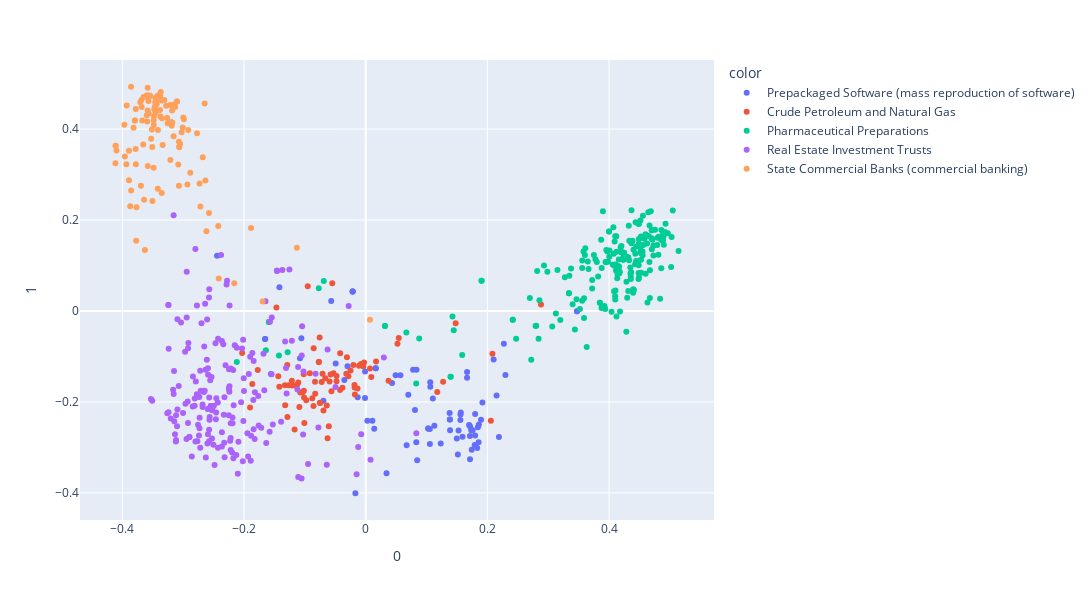

The code cell stored with this chart in its notebook:
### Code cell
from sklearn.decomposition import PCA
from sklearn.cluster import KMeans
import plotly.express as px

# Referenced from my CSCD25 course
def visualize_pca(vectors, index):
    multi_index = pd.MultiIndex.from_frame(index, names=["name", "industry"])
    
    pca = PCA(n_components = 50)
    pca_embedding = pca.fit_transform(vectors)
    pca_embedding = pd.DataFrame(pca_embedding, index = multi_index)
    
    fig = px.scatter(pca_embedding, x =0 , y = 1, hover_data={"name": pca_embedding.index.get_level_values(0),
                                                              "industry": pca_embedding.index.get_level_values(1)},
                     color = pca_embedding.index.get_level_values(1), width=1200, height=600)
    fig.show()
    
    return [pca, pca_embedding]

plot_pca = visualize_pca(embeddings, df.loc[:,["name","SIC_desc"]])

### Figure 1 — Plotly figure (JSON) as saved in the notebook; plotly's stock layout.template omitted (floating-point values rounded to 4 significant figures; data arrays with more than 128 entries replaced by an {"elided": "..."} marker saying what was removed)
{"data": [{"customdata": {"elided": "80x2 str values"}, "hovertemplate": "color=Prepackaged Software (mass reproduction of software)<br>0=%{x}<br>1=%{y}<br>name=%{customdata[0]}<br>industry=%{customdata[1]}<extra></extra>", "legendgroup": "Prepackaged Software (mass reproduction of software)", "marker": {"color": "#636efa", "symbol": "circle"}, "mode": "markers", "name": "Prepackaged Software (mass reproduction of software)", "orientation": "v", "showlegend": true, "type": "scatter", "x": [0.08461, 0.1833, 0.1743, 0.1054, -0.06953, 0.1556, 0.01656, 0.01656, 0.01406, 0.1591, 0.1233, 0.1104, 0.06728, 0.002722, -0.0567, 0.1666, -0.001136, -0.03507, -0.04933, 0.1716, 0.1799, 0.1861, 0.3473, 0.3473, 0.1027, 0.1027, -0.1653, -0.1653, 0.1715, 0.2297, 0.1515, 0.1791, -0.01321, 0.1129, 0.08353, 0.1798, 0.07791, 0.1526, -0.02147, -0.02147, -0.02147, -0.1419, -0.01697, 0.05713, 0.01094, 0.1379, 0.1558, 0.219, 0.1061, -0.1081, -0.1057, 0.1714, -0.0299, 0.1855, 0.2103, 0.08318, 0.1919, 0.1759, 0.1387, 0.1895, 0.2271, 0.08097, -0.2444, 0.1844, 0.2151, 0.07008, 0.1497, 0.04917, 0.04331, 0.17, 0.1055, 0.03421, -0.1558, 0.1666, 0.1384, 0.1384, 0.1564, -0.001029, 0.1062, 0.1735], "xaxis": "x", "y": [-0.3282, -0.3011, -0.305, -0.2592, -0.1975, -0.2397, -0.1258, -0.1258, -0.2588, -0.2766, -0.2914, -0.1922, -0.2954, -0.2414, 0.02214, -0.1343, -0.1912, -0.152, -0.1155, -0.2539, -0.2735, -0.2498, -0.0007148, -0.0007148, -0.2585, -0.2585, -0.06146, -0.06146, -0.3259, -0.1409, -0.3154, -0.2944, -0.1896, -0.2522, -0.1291, -0.2267, -0.1292, -0.2629, 0.04284, 0.04284, 0.04284, 0.05213, -0.4007, -0.1412, -0.2413, -0.2245, -0.2274, -0.2772, -0.1566, -0.1042, -0.06005, -0.2748, -0.1216, -0.2888, -0.1065, -0.2884, -0.201, -0.2622, -0.2621, -0.239, -0.07179, -0.2179, 0.1215, -0.2558, -0.1858, -0.1842, -0.2802, -0.1416, -0.1585, -0.2507, -0.2925, -0.3568, -0.1387, -0.147, -0.2384, -0.2384, -0.2233, -0.1332, -0.1668, -0.2622], "yaxis": "y"}, {"customdata": {"elided": "80x2 str values"}, "hovertemplate": "color=Crude Petroleum and Natural Gas<br>0=%{x}<br>1=%{y}<br>name=%{customdata[0]}<br>industry=%{customdata[1]}<extra></extra>", "legendgroup": "Crude Petroleum and Natural Gas", "marker": {"color": "#EF553B", "symbol": "circle"}, "mode": "markers", "name": "Crude Petroleum and Natural Gas", "orientation": "v", "showlegend": true, "type": "scatter", "x": [-0.06271, -0.07538, 0.2882, -0.1468, -0.1286, 0.009185, -0.05502, 0.2083, -0.109, 0.03748, -0.1019, -0.1169, -0.1324, -0.02027, -0.007892, 0.1272, -0.1108, -0.04216, -0.07492, -0.04793, -0.1289, 0.01706, -0.07574, -0.1901, 0.1478, -0.01822, -0.03823, -0.05634, -0.1127, -0.04798, -0.01838, -0.1863, -0.05284, -0.02489, -0.1016, -0.2031, -0.01781, -0.1209, -0.0135, -0.07088, 0.007125, -0.1328, -0.07705, -0.07705, -0.1214, -0.01097, -0.1266, -0.08334, -0.02844, -0.06067, -0.05944, 0.1176, -0.06639, -0.083, 0.0522, -0.09177, -0.03086, -0.08556, -0.002691, -0.09777, -0.08583, -0.1774, -0.04196, -0.09529, -0.06403, 0.2058, -0.08786, -0.1014, -0.003916, -0.06946, -0.1076, -0.1008, -0.07235, -0.1437, 0.05432, -0.1419, -0.1038, -0.03187, -0.05782, -0.1151], "xaxis": "x", "y": [-0.28, -0.2018, 0.0144, 0.00785, -0.2328, -0.1454, 0.06093, -0.09392, -0.2113, -0.1531, -0.1392, -0.2608, -0.2075, -0.119, -0.1165, -0.1555, -0.1572, -0.1738, -0.2022, -0.1429, -0.1187, -0.1113, -0.05849, -0.2121, -0.02681, -0.1683, -0.1687, -0.1763, -0.1624, -0.1542, -0.1625, -0.1608, -0.137, -0.1307, -0.1752, -0.09244, -0.1834, -0.1636, -0.1706, -0.1378, -0.1262, -0.1635, -0.112, -0.112, -0.1534, -0.1202, -0.1631, -0.1558, -0.1434, -0.2532, -0.1548, -0.1782, -0.148, -0.182, -0.07199, -0.1368, -0.1019, -0.0819, -0.1132, -0.1962, -0.2087, -0.13, -0.09276, 0.05438, -0.2081, -0.2414, -0.1918, -0.1904, -0.1218, -0.2186, -0.1795, -0.2464, -0.1564, -0.1434, -0.05938, -0.1663, -0.1788, -0.1381, -0.1398, -0.1644], "yaxis": "y"}, {"customdata": {"elided": "207x2 str values"}, "hovertemplate": "color=Pharmaceutical Preparations<br>0=%{x}<br>1=%{y}<br>name=%{customdata[0]}<br>industry=%{customdata[1]}<extra></extra>", "legendgroup": "Pharmaceutical Preparations", "marker": {"color": "#00cc96", "symbol": "circle"}, "mode": "markers", "name": "Pharmaceutical Preparations", "orientation": "v", "showlegend": true, "type": "scatter", "x": {"elided": "207 float values"}, "xaxis": "x", "y": {"elided": "207 float values"}, "yaxis": "y"}, {"customdata": {"elided": "191x2 str values"}, "hovertemplate": "color=Real Estate Investment Trusts<br>0=%{x}<br>1=%{y}<br>name=%{customdata[0]}<br>industry=%{customdata[1]}<extra></extra>", "legendgroup": "Real Estate Investment Trusts", "marker": {"color": "#ab63fa", "symbol": "circle"}, "mode": "markers", "name": "Real Estate Investment Trusts", "orientation": "v", "showlegend": true, "type": "scatter", "x": {"elided": "191 float values"}, "xaxis": "x", "y": {"elided": "191 float values"}, "yaxis": "y"}, {"customdata": {"elided": "115x2 str values"}, "hovertemplate": "color=State Commercial Banks (commercial banking)<br>0=%{x}<br>1=%{y}<br>name=%{customdata[0]}<br>industry=%{customdata[1]}<extra></extra>", "legendgroup": "State Commercial Banks (commercial banking)", "marker": {"color": "#FFA15A", "symbol": "circle"}, "mode": "markers", "name": "State Commercial Banks (commercial banking)", "orientation": "v", "showlegend": true, "type": "scatter", "x": [-0.3527, -0.2576, -0.3773, -0.328, -0.3418, -0.3354, -0.2678, -0.2618, -0.3507, -0.3794, -0.3794, -0.1695, -0.3338, -0.347, -0.3687, -0.319, -0.3892, -0.3051, -0.3065, -0.335, -0.411, -0.411, -0.2918, -0.3256, -0.396, -0.3705, -0.363, -0.2731, -0.3457, -0.3571, -0.2931, -0.3967, -0.3582, -0.2883, -0.3672, -0.3615, -0.3816, -0.4098, -0.3778, -0.2647, -0.3695, -0.2161, -0.3415, -0.3484, -0.3182, -0.1886, -0.3486, -0.378, -0.3436, -0.3857, -0.3546, -0.318, -0.3391, -0.3207, -0.3374, -0.3211, -0.3063, -0.3657, -0.3102, -0.3102, -0.3584, -0.3443, -0.3479, -0.3782, -0.3421, -0.3381, -0.3872, -0.2987, -0.3596, -0.2416, -0.3584, -0.3379, -0.3515, -0.3566, -0.3437, -0.3399, -0.3133, -0.3311, -0.3856, -0.2998, -0.3465, -0.3369, -0.3352, -0.3929, -0.3156, -0.3156, -0.3459, 0.006995, -0.3682, -0.2718, -0.3934, -0.3475, -0.3026, -0.3892, -0.3081, -0.3767, -0.3554, -0.4114, -0.3486, -0.2635, -0.3506, -0.3008, -0.3264, -0.307, -0.3453, -0.1132, -0.3592, -0.3644, -0.2423, -0.3652, -0.3599, -0.2773, -0.3158, -0.3212, -0.307], "xaxis": "x", "y": [0.3785, 0.2156, 0.1544, 0.4513, 0.2687, 0.4629, 0.3379, 0.1755, 0.3607, 0.4186, 0.4186, 0.02086, 0.3648, 0.443, 0.4638, 0.4073, 0.2876, 0.3676, 0.3609, 0.4236, 0.3632, 0.3632, 0.3981, 0.4129, 0.3396, 0.4589, 0.134, 0.2802, 0.468, 0.4615, 0.2781, 0.4094, 0.3189, 0.304, 0.4189, 0.4722, 0.4028, 0.353, 0.3224, 0.4562, 0.2752, 0.06073, 0.3978, 0.4088, 0.4406, 0.1822, 0.3148, 0.4443, 0.4661, 0.493, 0.4738, 0.4143, 0.4666, 0.4156, 0.4273, 0.3321, 0.3599, 0.3663, 0.4604, 0.4604, 0.4409, 0.4695, 0.4282, 0.3559, 0.473, 0.4416, 0.2302, 0.4213, 0.4742, 0.07143, 0.4908, 0.4739, 0.3989, 0.4343, 0.4547, 0.4739, 0.4486, 0.4639, 0.2647, 0.4254, 0.4493, 0.4812, 0.2595, 0.4517, 0.4533, 0.4533, 0.4588, -0.01905, 0.4487, 0.2298, 0.3224, 0.444, 0.3928, 0.3523, 0.3219, 0.228, 0.4723, 0.3246, 0.4193, 0.287, 0.2417, 0.4033, 0.425, 0.2753, 0.436, 0.1393, 0.4168, 0.2445, 0.1868, 0.4704, 0.4301, 0.3909, 0.3839, 0.4528, 0.372], "yaxis": "y"}], "layout": {"height": 600, "legend": {"title": {"text": "color"}, "tracegroupgap": 0}, "margin": {"t": 60}, "width": 1200, "xaxis": {"anchor": "y", "autorange": true, "domain": [0, 1], "range": [-0.4689, 0.5717], "title": {"text": "0"}, "type": "linear"}, "yaxis": {"anchor": "x", "autorange": true, "domain": [0, 1], "range": [-0.4595, 0.5518], "title": {"text": "1"}, "type": "linear"}}}
